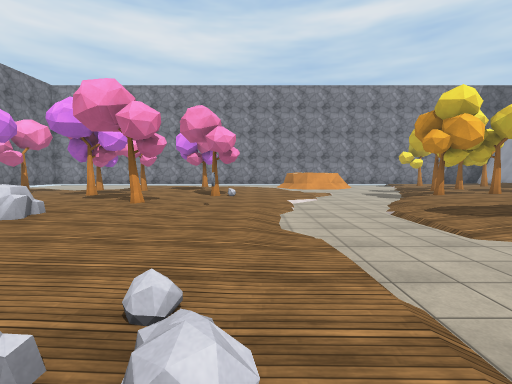
[1] (above)

23 first-person views from a walk through a scene from a Unity 3-D project. The camera is 1.4 m above the floor, tilts 4° down and sees 85° across. The floor is counted in squares, 2 m on a side. Each view is taken from the middle of a square. On the plan, view 1 faces up. The plan holds only what a view shows up to about 9 squares ahead; the rest is blank. The place goes on beyond the plan. The player character is not drawn. Some animated figures are left out. Surface patterns are stand-ins for the level's own textures.

[2]
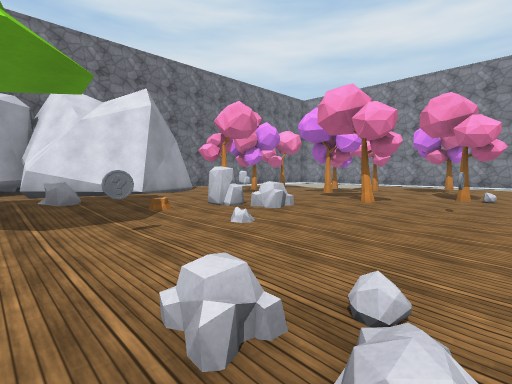

[3]
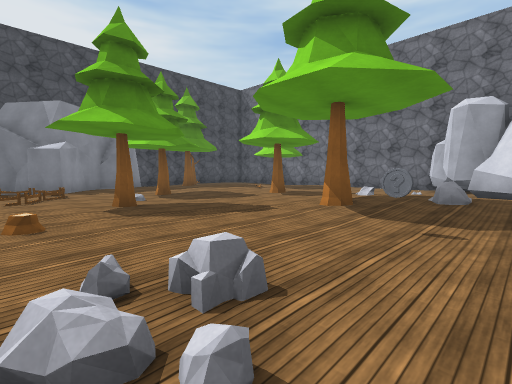

[4]
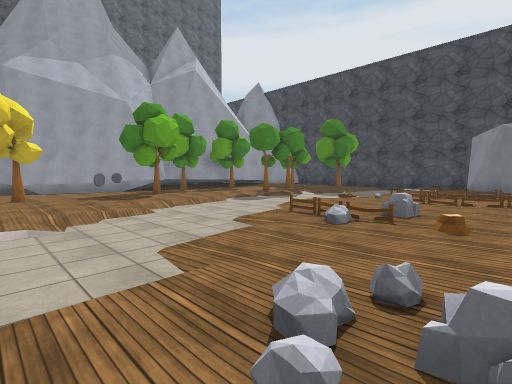

[5]
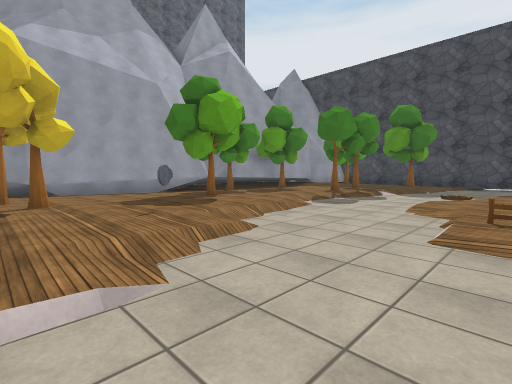

[6]
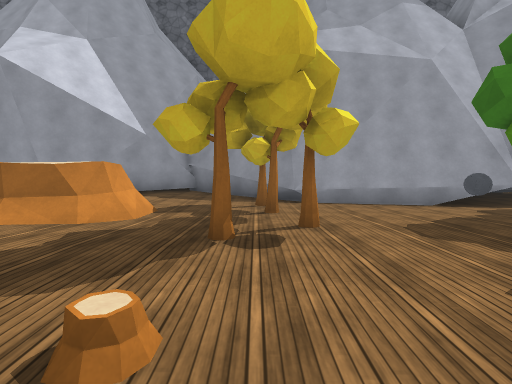

[7]
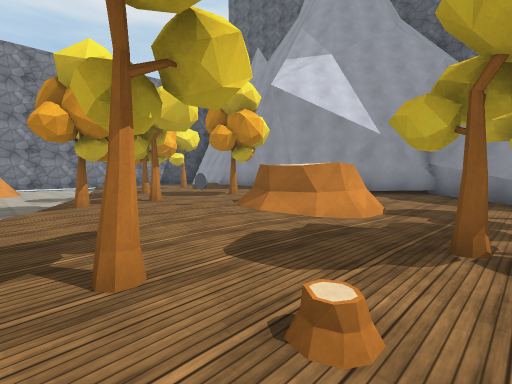

[8]
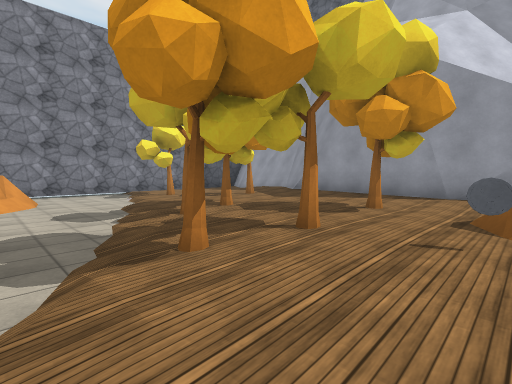

[9]
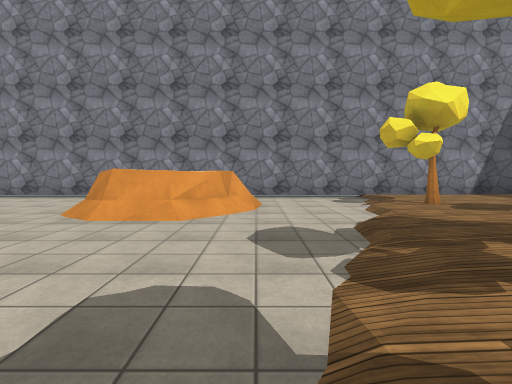

[10]
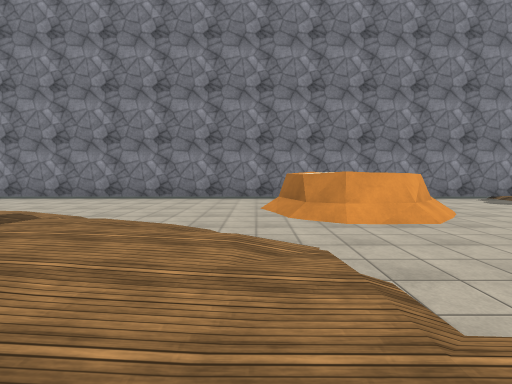

[11]
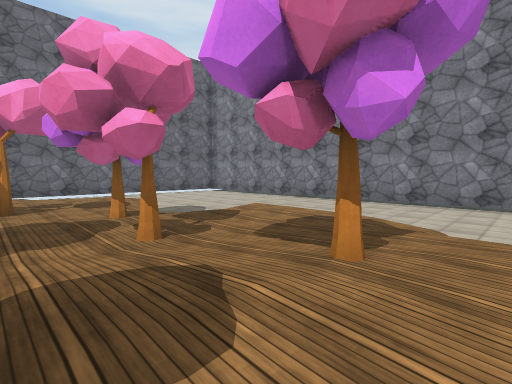

[12]
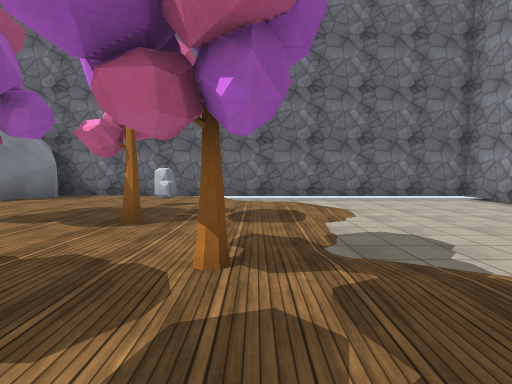

[13]
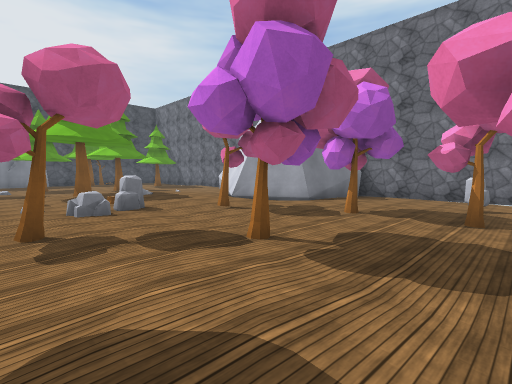

[14]
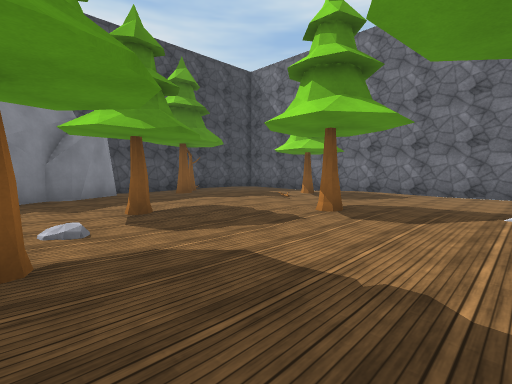

[15]
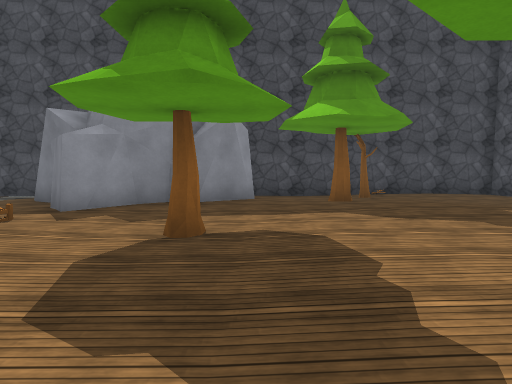

[16]
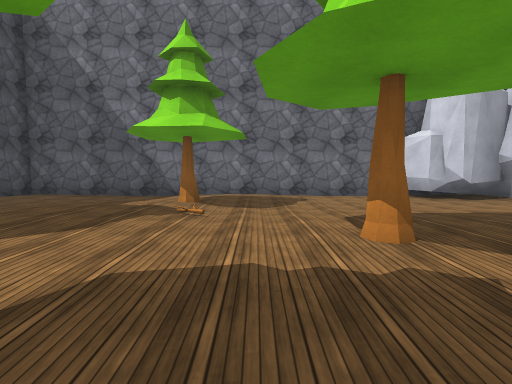

[17]
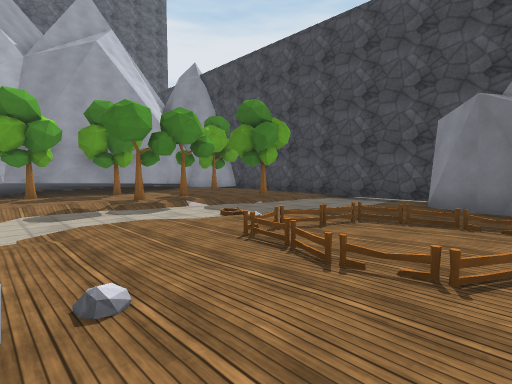

[18]
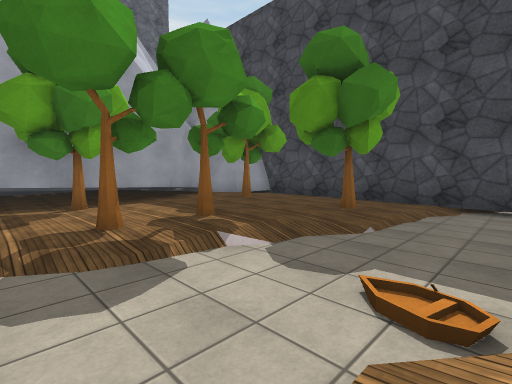

[19]
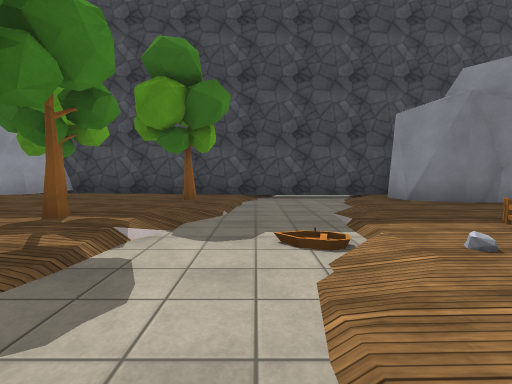

[20]
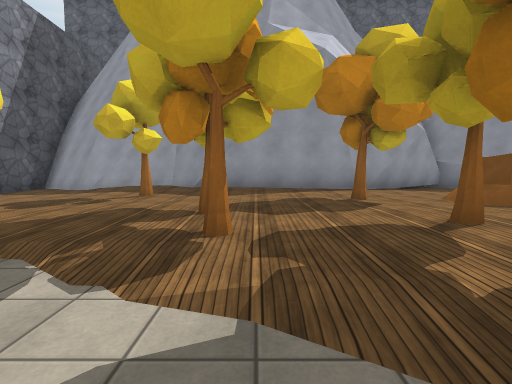

[21]
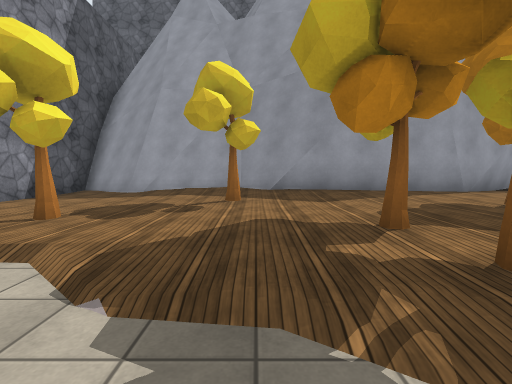

[22]
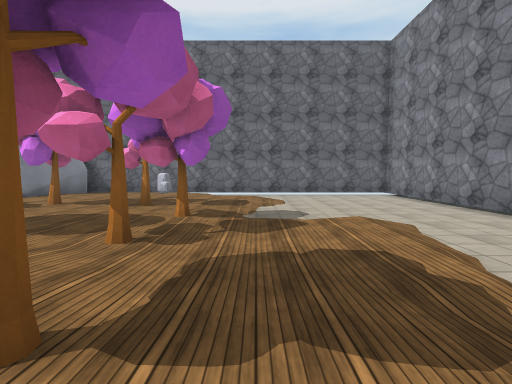

[23]
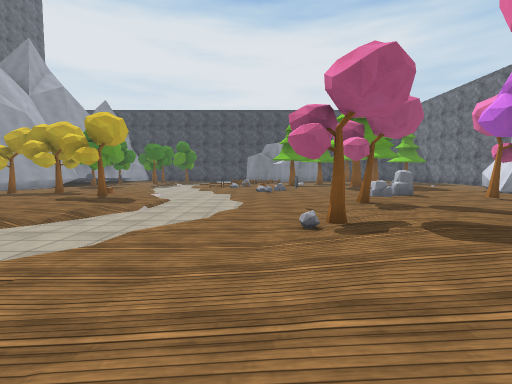

### Floor plan
Key: @ floor where view 1 was taken; # wall or solid block; x gap in a wall; . main floor; : floor 0.25 m higher than the main floor; - floor 0.25 m lower than the main floor; + floor 0.5 m higher than the main floor; / step, stairs or slope; = window, fence, low wall or low ledge; ^ raised ledge; T tree; R rock; C coin; F fence; O other object.
Columns run from 13 left of view 1 to 14 right of it. Each row starts with its distance up from view 1.
 18 ############################
 17 #--------------///---/.....#
 16 #--------------^  /--/....##
 15 #--------------^ ^=--.T../#
 14 #------////----^^^--/..../#
 13 #------/...///------/.../##
 12 #--///-/...:://----/...T:#
 11 #- .../T../T:.//---/.T:::#
 10 #/.......T/+/../---.T::::#
  9 #..R.T...:::/../--/.:::::#
  8 #.......:T:/T..--/T:T:T::#
  7 #..:::T::::.../--/:::::::#
  6 #..:::::.::TO.--/.::COO/:##
  5 #####::T.::../--/.:::O  ::#
  4     ##:::RR../--/.T::OO..:#
  3     ##:::.....---.::.....##
  2  #### ::::..../--...T.TT.#
  1  R### :R::C.R//--/...T..##
  0  RR.. :+:T:..@./--......#
 -1 #R...///:::..../--/..C..#
 -2 #.....:::......O---..T.##
 -3 #............R../--/...##
 -4 #.....T....T.....--/..T##
 -5 #...........//F..--/...##
 -6 #..T.....T../..//--/T.T##
 -7 #..:::::..../FF.///T...#
 -8 #..::::::.:#....--/.:::#
 -9 #...::T::####../--/.:::#
-10 #....T...#  ##./--T.:T:#
-11 #.../x...    #./--..../#
-12 #########    ###########

Positions as (right, up) in squares from view 1, and headings:
1: (0, 0), facing up
2: (0, 0), facing up-left
3: (0, 2), facing down-left
4: (-1, 2), facing down-right
5: (2, 2), facing down-right
6: (4, 2), facing right
7: (4, 2), facing up-right
8: (4, 6), facing up-right
9: (5, 9), facing up
10: (1, 9), facing up
11: (-1, 9), facing up-left
12: (-4, 11), facing left
13: (-2, 10), facing down-left
14: (-2, -1), facing down-left
15: (-5, -3), facing down
16: (-4, -5), facing left
17: (-1, -3), facing down-right
18: (3, -5), facing down-right
19: (4, -4), facing down
20: (4, 10), facing right
21: (5, 12), facing right
22: (-1, 12), facing left
23: (0, 12), facing down
